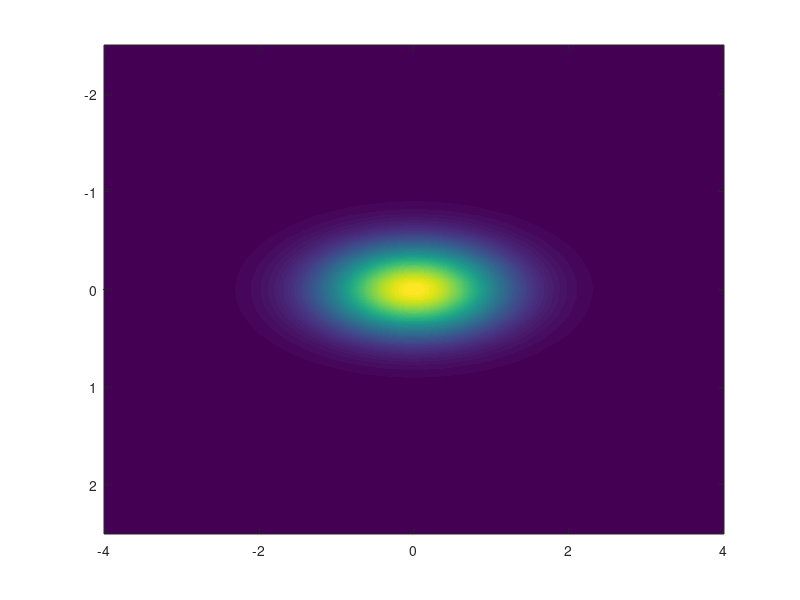

MATLAB code for this plot: (Note: this script raises an error after producing the figure.)
% STC simulations

rw_width=5;
M=1000;
drw=rw_width/M;

rw=-rw_width/2:drw:rw_width/2;    % r/w

T=8;

t=-T/2:T/M:T/2;                 % t/t0

[RW, T]=meshgrid(rw, t);

omt=5:10/1000:15;

[RW, OMT]=meshgrid(rw, omt);

E=exp(-RW.^2).*exp(-T.^2).*exp(1j*OMT);

I=abs(E).^2;

figure(1); clf;
imagesc(t, rw, I);
colormap("parula");
axis square;


% AD/PFT

gamma=0.000001;     % magnitude of the AD/PFT
w0=10;

phi_w=gamma.*RW.*(OMT-w0);

figure(2); clf;
imagesc(omt, rw, phi_w);
colormap("parula");
axis square;

